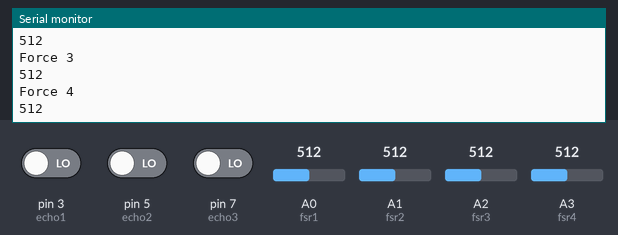
Simulated run of this sketch. Board: Arduino Uno, built with avr-gcc and run on an emulated ATmega328P. Shown: the last lines printed to the serial monitor. The inputs (shaded band) are chosen by the test bench; at power-on: A0 (fsr1) = 512, A1 (fsr2) = 512, A2 (fsr3) = 512, A3 (fsr4) = 512, pin 3 (echo1) LOW, pin 5 (echo2) LOW, pin 7 (echo3) LOW.

Above: at 1.2 s.
1.3 s: A0 (fsr1) set to 910
At 3.8 s:
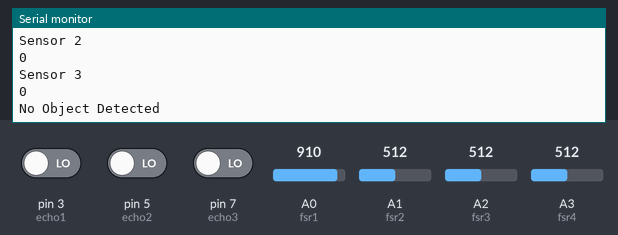
4.5 s: A1 (fsr2) set to 716
At 7.9 s:
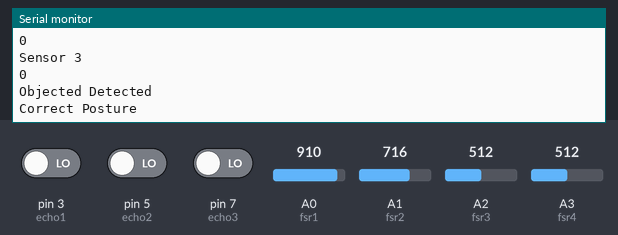
8.5 s: A2 (fsr3) set to 306
At 9.5 s:
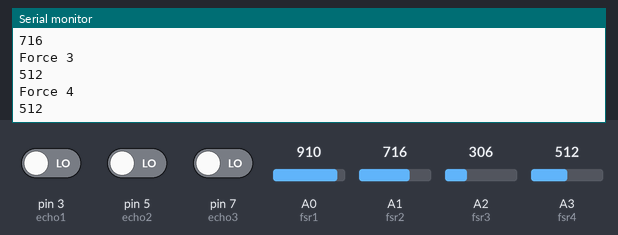
10.0 s: A3 (fsr4) set to 40
At 11.4 s:
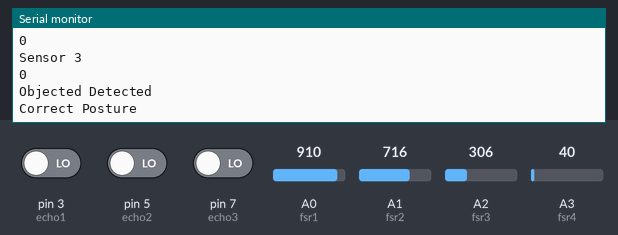
11.5 s: A3 (fsr4) set to 30
At 12.5 s:
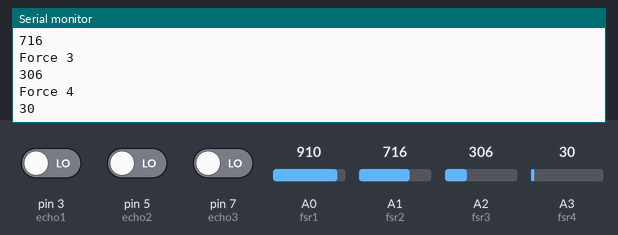
13.0 s: A0 (fsr1) set to 890
At 15.35 s:
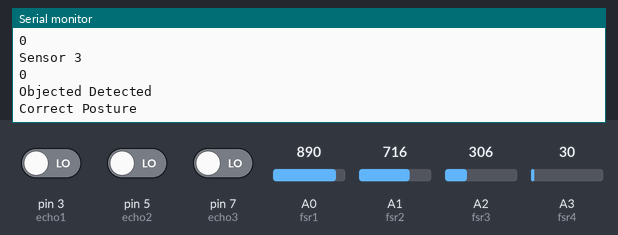
Timing chart, 0 to 15.5 s (numbered marks = the images above; inputs shaded):
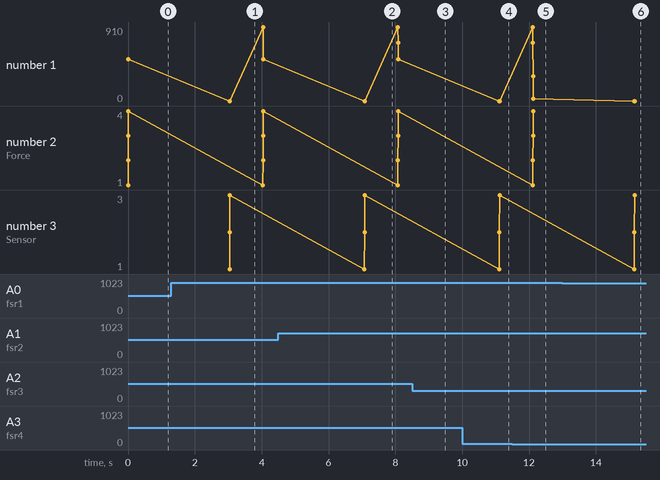

The sketch:

BM5013_PROJECT.ino
```cpp
#include<math.h>
int trig1=2,trig2=4,trig3=6;
int echo1=3,echo2=5,echo3=7;
int fsr1=A0,fsr2=A1,fsr3=A2,fsr4=A3;
int dist1,dist2,dist3;
int d1=-1,d2=-1,d3=-1;
float y1 = 14;
float y2 = 17.5;
long currentTime;
long count = 0;
float distance(int trig ,int echo){
  digitalWrite(trig,LOW);
  delay(2);
  digitalWrite(trig,HIGH);
  delay(10);
  digitalWrite(trig,LOW);
  long t=pulseIn(echo,HIGH);
  float d=t*(0.034)/2;
  return d;
}

float angle(float x1,float x2,float y){
  float theta=atan(y/x2-x1);
}

bool isInCorrectPosture(int di1, int di2, int di3)
{
  if(di1==-1 || di2==-1 || di3==-1){
    return true;
  }
}

void assignDistance(int dist,int &d){
  if(dist<=50){
    d=dist;
  }
  else{
    d=-1;
  }
}

void setup() {
 pinMode(trig1,OUTPUT);
 pinMode(trig2,OUTPUT);
 pinMode(trig3,OUTPUT);
 pinMode(echo1,INPUT);
 pinMode(echo2,INPUT);
 pinMode(echo3,INPUT);
 Serial.begin(115200);
 currentTime=millis();
}

void loop() {
  int f1=analogRead(fsr1);
  int f2=analogRead(fsr2);
  int f3=analogRead(fsr3);
  int f4=analogRead(fsr4);
  Serial.println("Force 1");
  Serial.println(f1);
  Serial.println("Force 2");
  Serial.println(f2);
  Serial.println("Force 3");
  Serial.println(f3);
  Serial.println("Force 4");
  Serial.println(f4);
  dist1=distance(trig1,echo1);
  assignDistance(dist1,d1);
  dist2=distance(trig2,echo2);
  assignDistance(dist2,d2);
  dist3=distance(trig3,echo3);
  assignDistance(dist3,d3);
  Serial.println("Sensor 1");
  Serial.println(d1);
  Serial.println("Sensor 2");
  Serial.println(d2);
  Serial.println("Sensor 3");
  Serial.println(d3);
 if(f1>900 or f2>900 or f3>900 or f4>900){
    Serial.println("Objected Detected");
   if(d1==-1 and d2==-1 or d1==-1 and d3==-1 or d2==-1 and d3==-1){
      Serial.println("Incorrect Posture");
   }
   else{
     Serial.println("Correct Posture");
  }
 }
 else{
    Serial.println("No Object Detected");
 }
  delay(1000);
}
```

Measured:
- after the input at 11.5 s, the serial monitor: prints a new line after 0.62 s (image 5)
- plotted number 1: 0 → 30 after the input at 11.5 s
